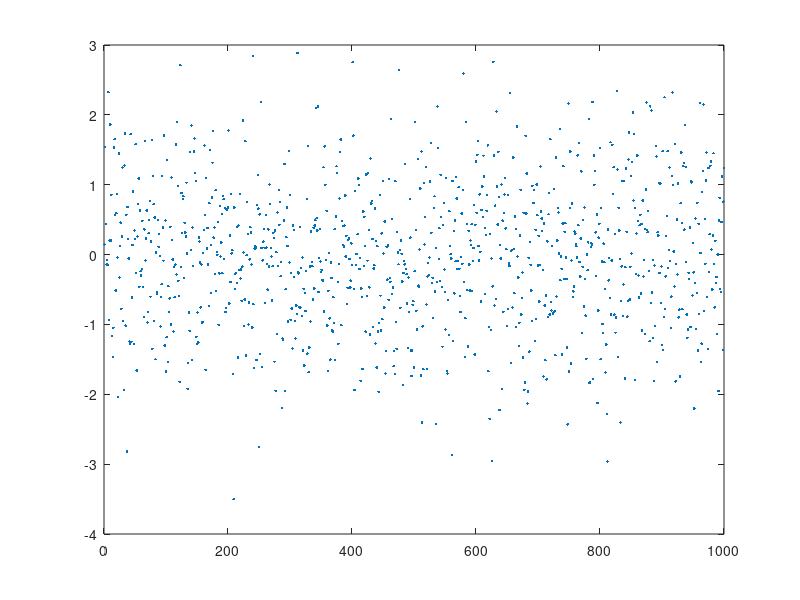

Recreate this plot in MATLAB. (Note: this script raises an error after producing the figure.)
X = randn(1,1000);
plot(X, '.')
[m, v] = meanvar(X)
title('samples of X')
xlabel('numbers 1 to 1000')
ylabel('randn(1,1000)')
